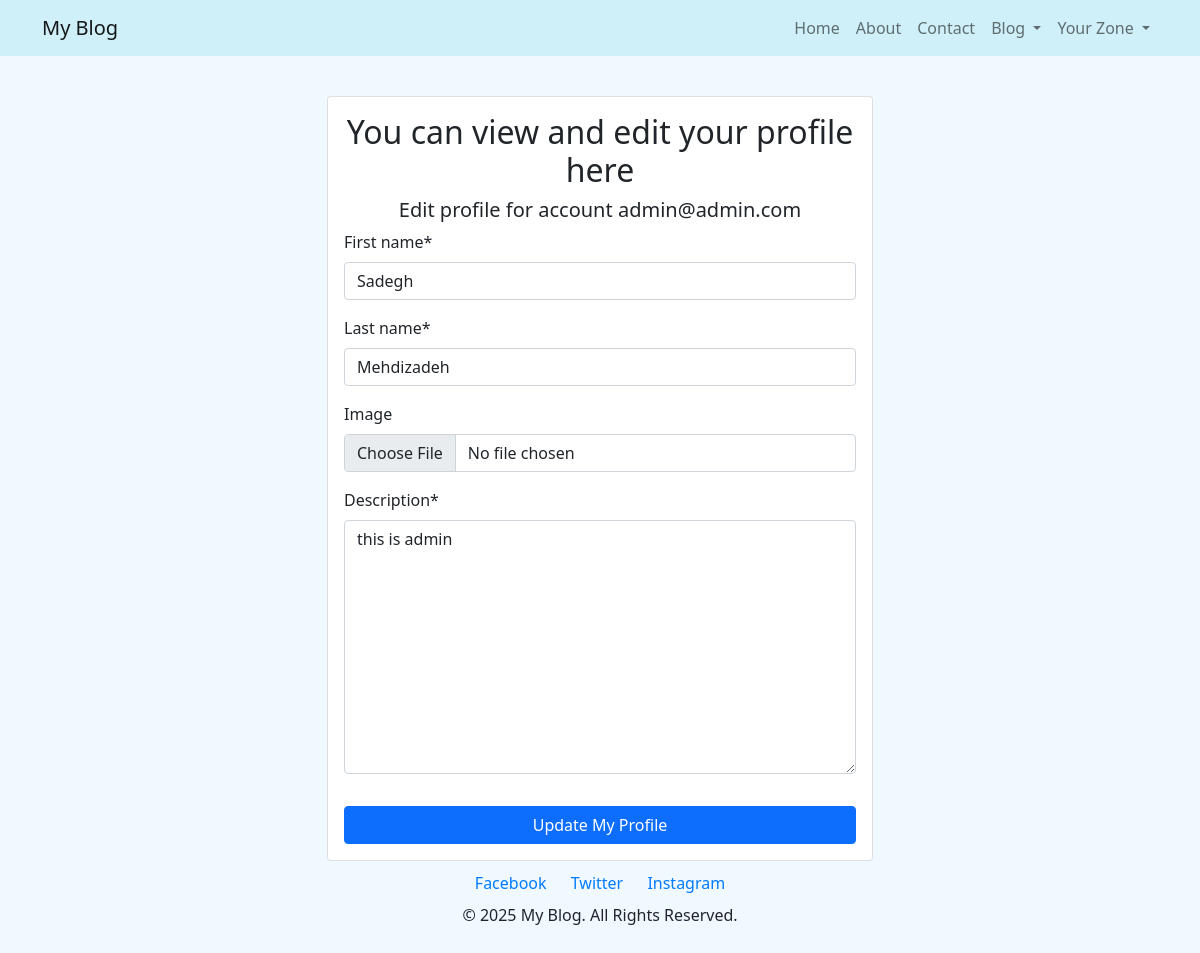
/accounts/profile/update/ (signed in), run on the app's committed database.
### accounts/models.py (models this page shows, shortened)
class CustomUser(AbstractBaseUser, PermissionsMixin):
    email = models.EmailField(max_length=255, unique=True)
    is_superuser = models.BooleanField(default=False)
    is_staff = models.BooleanField(default=False)
    is_active = models.BooleanField(default=True)
    created_date = models.DateTimeField(auto_now_add=True)
    updated_date = models.DateTimeField(auto_now=True)
    USERNAME_FIELD = 'email'
    objects = CustomUserManager()

class Profile(models.Model):
    user = models.ForeignKey(CustomUser, on_delete=models.CASCADE)
    first_name = models.CharField(max_length=255)
    last_name = models.CharField(max_length=255)
    image = models.ImageField(upload_to='profile/', blank=True, null=True)
    description = models.TextField()
    created_date = models.DateTimeField(auto_now_add=True)
    updated_date = models.DateTimeField(auto_now=True)

### accounts/views.py (the view, shortened to what this page needs)
# urls.py: path('profile/update/', views.UpdateProfileView.as_view(), name="update_profile"),
class UpdateProfileView(LoginRequiredMixin, generic.UpdateView):
    model = Profile
    fields = ('first_name', 'last_name', 'image', 'description')
    template_name = 'registration/profile.html'
    def get_object(self, queryset=None):
        return get_object_or_404(Profile, user=self.request.user)

### templates/registration/profile.html (shortened to what this page needs)
{% extends "_base.html" %}
{% load crispy_forms_tags %}
{% block content %}
<div class="row justify-content-center mt-3">
    <div class="col-md-6">
        <div class="card">
            <div class="card-body">
                <h2 class="text-center">You can view and edit your profile here </h2>
                <h5 class="text-center">Edit profile for account {{user.email}}</h5>
                <form method="POST" action="">
                    {{ form|crispy }}
                    <button type="submit" class="btn btn-primary w-100 mt-3">Update My Profile</button>
                </form>
            </div>
        </div>
    </div>
</div>
{% endblock content %}

### templates/_base.html (style rules this page uses)
body { background-color: #f0f9ff; display: flex; flex-direction: column; min-height: 100vh; }

### data on the page
CustomUser: email "admin@admin.com"
Profile: first_name "Sadegh", last_name "Mehdizadeh", description "this is admin"
